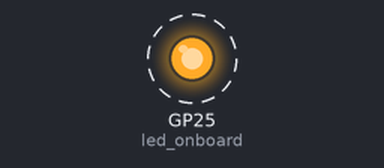
This program was run on a simulated Raspberry Pi Pico running MicroPython. Shown: output pins drawn as LEDs (lit = HIGH). Dashed ring = blinking.

Above: at 0.5 s.
Timing chart, 0 to 4.6 s (numbered marks = the images above):
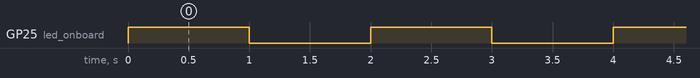

Measured:
- by itself, GP25 (led_onboard): alternates HIGH for 1.0 s and LOW for 1.0 s

The program:

01_LED_blink.py
```python
import machine
import utime

led_onboard = machine.Pin(25, machine.Pin.OUT)

while True:
    led_onboard.toggle()
    utime.sleep(1)

#    led_onboard.value(1)
#    utime.sleep(3)
#    led_onboard.value(0)
#    utime.sleep(1)
```
